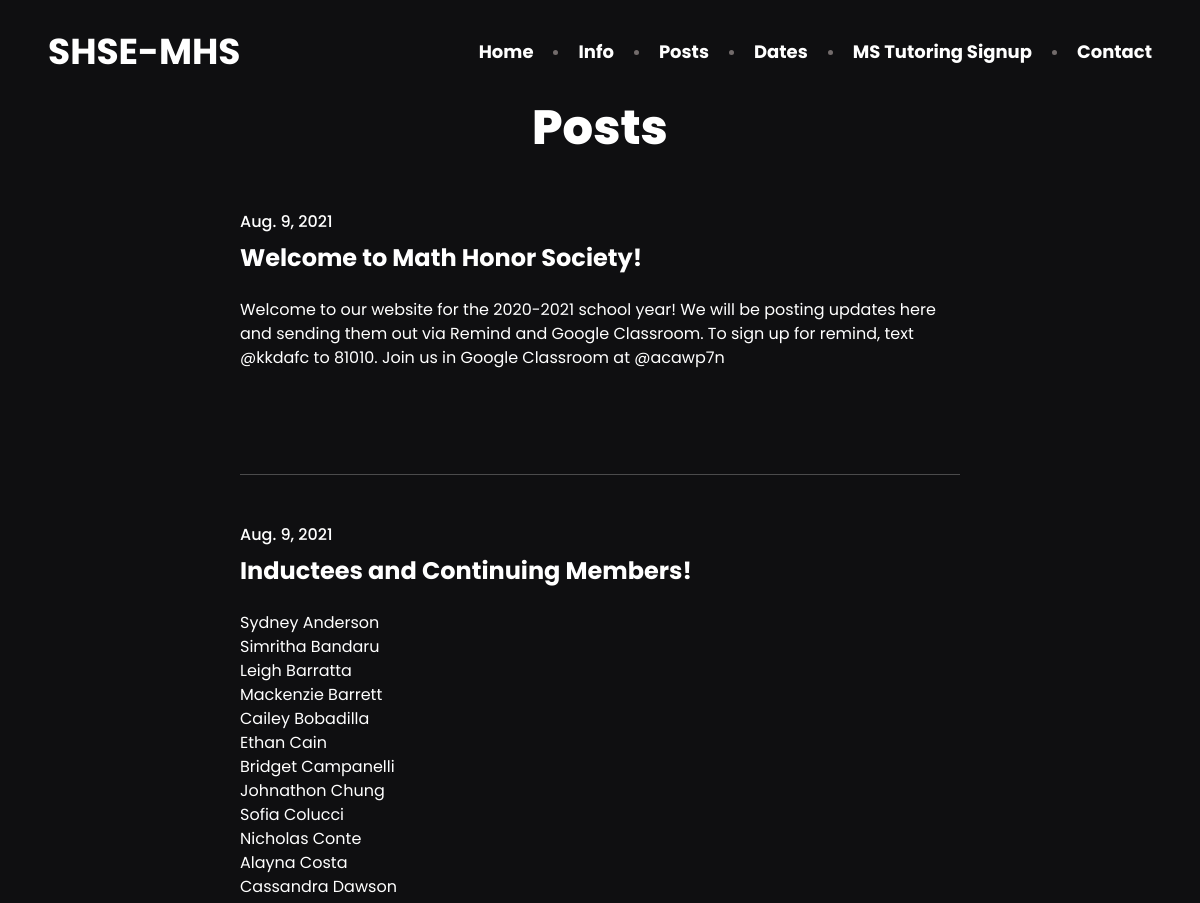
The app's page /announcements (upper part), older data.
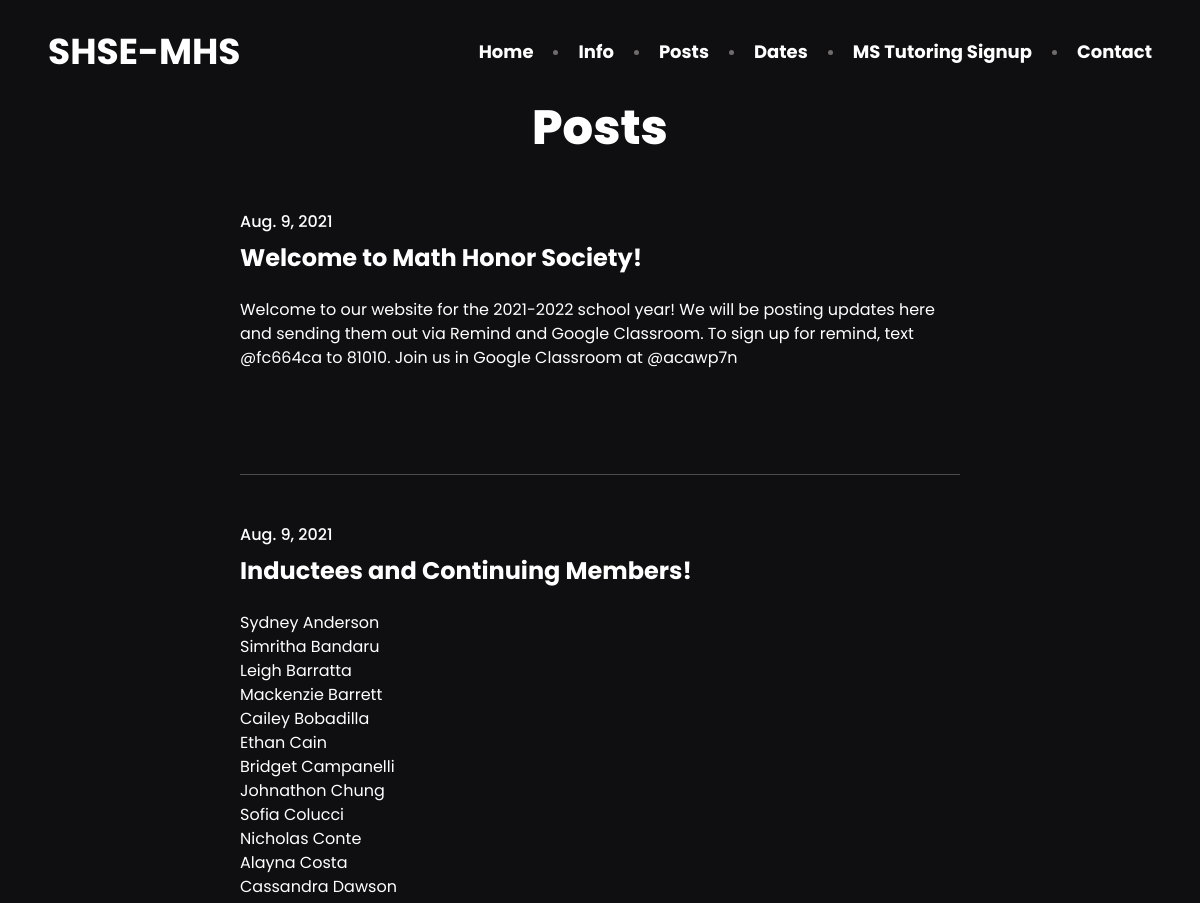
The same page, newer data.
### users/models.py (models this page shows, shortened)
class Announcement(models.Model):
    title = models.CharField(verbose_name="Title", max_length=254, blank=True)
    message = models.TextField(verbose_name='Message', max_length=10000)
    date = models.DateField(default=timezone.now)
    announcementID = models.IntegerField()
    class Meta:
         verbose_name = "Announcement"
         verbose_name_plural = "Announcements"

### users/views.py (the view)
# urls.py: path('announcements', views.Announcements.as_view(), name='announcements'),
class Announcements(ListView):
    model = Announcement
    template_name = 'users/announcement'  # <app>/<model>_<viewtype>.html
    context_object_name = 'announcements'
    ordering = ['date']
    paginate_by = 5

### users/templates/users/announcement_list.html (shortened to what this page needs)
{% extends 'users/base.html' %}
{%block content%}
<h2
   class="relative text-4xl font-extrabold tracking-normal sm:text-5xl text-white text-center">
   Posts</h2>
<div class='mt-10'>
   {% for a in announcements %}
   <div class="max-w-3xl mx-auto px-4 sm:px-6 xl:max-w-5xl xl:px-0" data-aos="smooth"
      data-aos-easing="ease-in-out-cubic">
      <main>
         <div class="divide-y divide-gray-200">
            <ul class="divide-y divide-gray-200">
               <li class="py-12">
                  <article class="space-y-2 xl:grid xl:grid-cols-4 xl:space-y-0 xl:items-baseline">
                     <dl>
                        <dd class=" text-white text-base font-medium text-gray-500"><time
                              dateTime="2021-07-29T12:00:00.000Z">{{a.date}}</time></dd>
                     </dl>
                     <div class="space-y-5 xl:col-span-3">
                        <div class="space-y-6">
                           <h2 class="text-2xl font-bold font-semibold text-black text-left flex-auto text-white">
                              {{a.title}}</h2>
                           <div class="prose max-w-none text-gray-500">
                              <div class="prose max-w-none text-white">
                                 <p>{{a.message|linebreaks}}</p>
                              </div>
                           </div>
                        </div>
                     </div>
                  </article>
               </li>
            </ul>
            <hr class='bg-white mt-14'>
         </div>
   </div>
   {% endfor %}
   {%endblock content%}

Row changes from the older to the newer data that the page shows:
changed Announcement "Welcome to Math Honor Society!": message "…our website for the 2020-2021 school year! We will be posting updates here and sending them out via Remind and Google Classroom. To sign up for remind, text @kkdafc to 81010. Join us…" → "…our website for the 2021-2022 school year! We will be posting updates here and sending them out via Remind and Google Classroom. To sign up for remind, text @fc664ca to 81010. Join us…"
